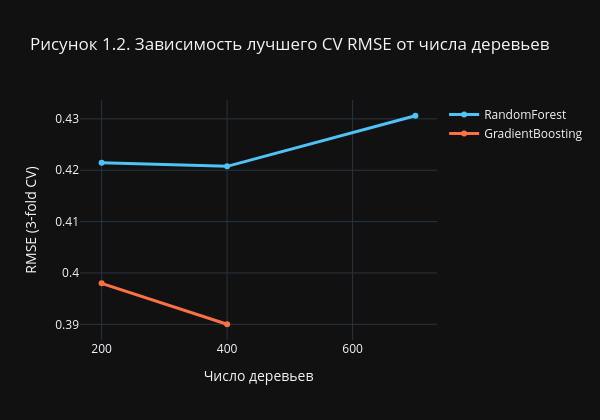

Notebook source saved alongside this figure:
### Markdown cell above
Полезно посмотреть, как RMSE на кросс-валидации меняется с числом деревьев — это даёт интуицию, насколько ещё есть запас от увеличения ансамбля.

### Code cell
cv_curve = (
    pd.DataFrame(rf_search.cv_results_)
    .assign(rmse=lambda d: -d['mean_test_score'])
    .groupby('param_n_estimators')['rmse']
    .min()
    .reset_index()
    .rename(columns={'param_n_estimators': 'n_estimators'})
)

gb_curve = (
    pd.DataFrame(gb_search.cv_results_)
    .assign(rmse=lambda d: -d['mean_test_score'])
    .groupby('param_n_estimators')['rmse']
    .min()
    .reset_index()
    .rename(columns={'param_n_estimators': 'n_estimators'})
)

fig = go.Figure()
fig.add_trace(go.Scatter(
    x=cv_curve['n_estimators'], y=cv_curve['rmse'],
    mode='lines+markers', name='RandomForest',
    line=dict(color=PALETTE['rf'], width=3),
))
fig.add_trace(go.Scatter(
    x=gb_curve['n_estimators'], y=gb_curve['rmse'],
    mode='lines+markers', name='GradientBoosting',
    line=dict(color=PALETTE['gb'], width=3),
))
fig.update_layout(
    title='Рисунок 1.2. Зависимость лучшего CV RMSE от числа деревьев',
    xaxis_title='Число деревьев',
    yaxis_title='RMSE (3-fold CV)',
    height=420,
    width=600
)
fig.show()

### Figure 1 — Plotly figure (JSON) as saved in the notebook; plotly's stock layout.template omitted (floating-point values rounded to 4 significant figures)
{"data": [{"line": {"color": "#4FC3F7", "width": 3}, "mode": "lines+markers", "name": "RandomForest", "type": "scatter", "x": [200, 400, 700], "y": [0.4214, 0.4208, 0.4306]}, {"line": {"color": "#FF7043", "width": 3}, "mode": "lines+markers", "name": "GradientBoosting", "type": "scatter", "x": [200, 400], "y": [0.398, 0.39]}], "layout": {"height": 420, "title": {"text": "Рисунок 1.2. Зависимость лучшего CV RMSE от числа деревьев"}, "width": 600, "xaxis": {"title": {"text": "Число деревьев"}}, "yaxis": {"title": {"text": "RMSE (3-fold CV)"}}}}
